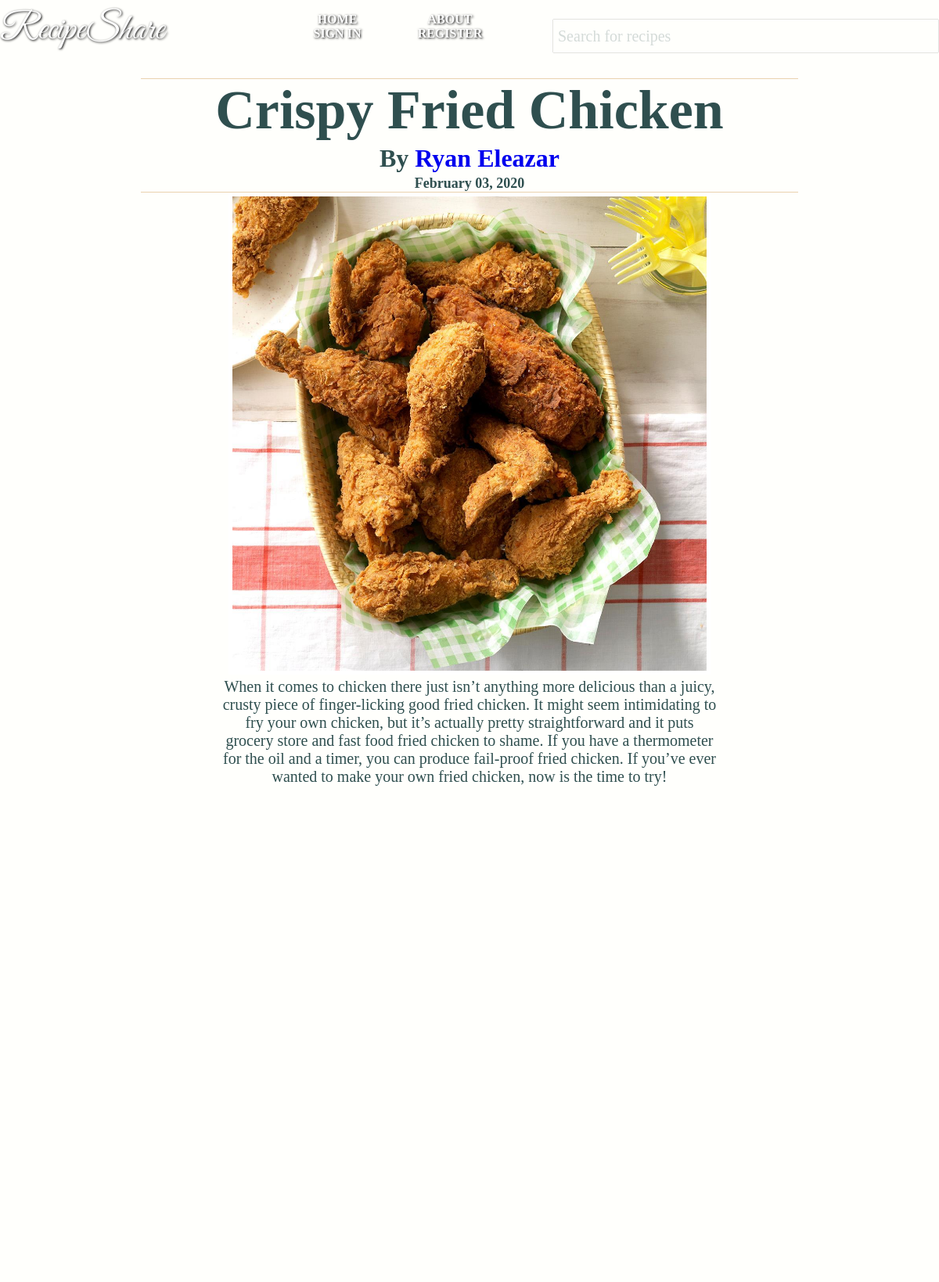
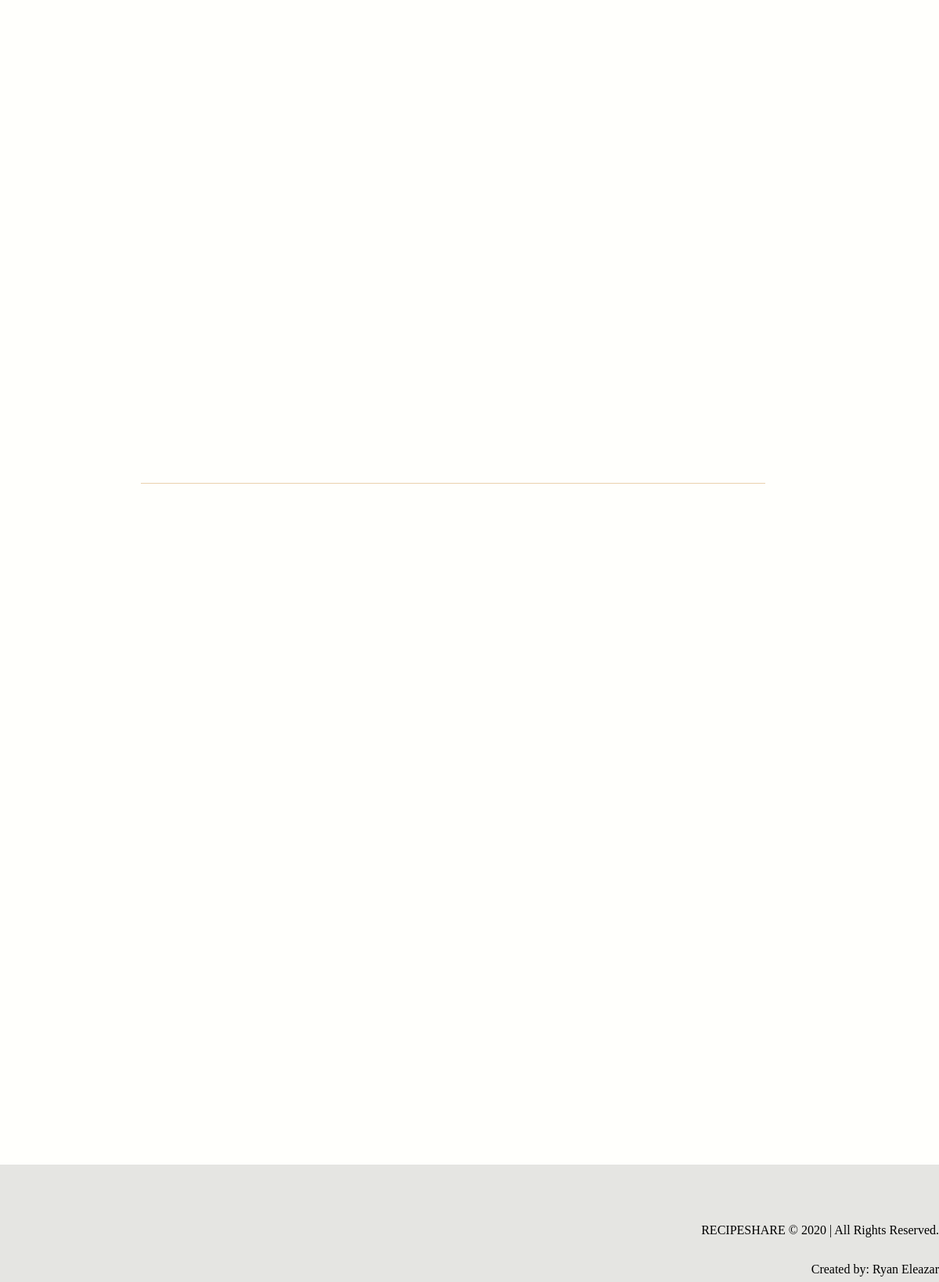
Page /article/2/Crispy Fried Chicken on the committed database (2 pictures, top to bottom).
### tables this page shows
CREATE TABLE recipe(id INTEGER  PRIMARY KEY, dishname VARCHAR(100) NOT NULL, description TEXT NOT NULL, ingredients TEXT NOT NULL, directions TEXT NOT NULL, imagename VARCHAR(100) NOT NULL, author VARCHAR(100) NOT NULL, datetoday VARCHAR(100) NOT NULL);

CREATE TABLE user(id INTEGER  PRIMARY KEY, username VARCHAR(100) NOT NULL, password VARCHAR(100) NOT NULL, email VARCHAR(100) NOT NULL, firstname VARCHAR(100) NOT NULL, lastname VARCHAR(100) NOT NULL );

### application.py (the view, shortened to what this page needs)
@app.route('/article/<id>/<dishname>', methods=['POST', 'GET'])
@app.route('/')
def article(id,dishname):
    with sqlite3.connect('database.db') as conn:
        cur = conn.cursor()
        cur.execute("SELECT recipe.dishname, user.firstname, user.lastname, recipe.imagename, recipe.description, recipe.ingredients, recipe.directions,recipe.id,recipe.author,recipe.datetoday,user.username FROM recipe INNER JOIN user ON recipe.author = user.username WHERE recipe.id = ?", [id])
        recipe = cur.fetchall()
        cur = conn.cursor()
        cur.execute("SELECT user.firstname, user.lastname, comments.comments,comments.datetoday,user.username FROM user INNER JOIN comments ON user.username = comments.user WHERE comments.id = ?",[id])
        usercomment = cur.fetchall()
    return render_template('article.html', recipe=recipe, usercomment = usercomment)

### templates/article.html (shortened to what this page needs)
{% extends "layout.html" %}
{% block content %}
<section id = 'recipeshowcase'>
	{% for n in recipe %}
	<article class = 'dishnamesummarygroup'>
		<article id = 'dishnameshowcase'>
			<div class = 'container'>
				<h2>{{n[0]}}</h2>
			</div>
			<div class = 'container'>
				<h4>By <a href = {{ url_for("profile", username = n[10]) }}>{{n[1]}} {{n[2]}}</a></h4>
				<h5>{{n[9]}}</h5>
			</div>
		</article>
		<article id = 'pictureshowcase'>
			<div class = 'container'>
				<img src = "{{ url_for('static' , filename = 'images/recipeimages/' + n[3])}}" ><br>
			</div>
			<div class = 'container'>
				<p>{{n[4]}}</p>
			</div>
		</article>
	</article>
	<article id = 'dishnamesummarygroup2'>
				{% set ing = n[5].split('\n') %}
				{% set dir = n[6].split('\n') %}
	</article>
	{% endfor %}
</section>
{% endblock %}

### static/style.css (style rules this page uses)
html { padding: 0; margin: 0; width: 100%; height: 100%; min-height: 100vh; }
body { background-color: #FFFFFC; color: #2F4F4F; width: 100%; height: 100%; margin: 0; padding: 0; overflow: auto; font-size:100%; }
.container { width: 80%; margin: 0 auto; overflow: hidden; padding: 0; }
.container::placeholder { color:#2F4F4F; font-family: 'Palatino Linotype', 'Book Antiqua', Palatino, serif; }
a { text-decoration: none; }
img { max-width: 100%; max-height: 100%; }
#recipeshowcase { margin: auto; margin-top: 100px; width: 70%; overflow: hidden; position: relative; font-size: 13px; min-height: 1000px; height: auto; display: flex; flex-direction: column; font-family: 'Palatino Linotype', 'Book Antiqua', Palatino, serif; }
.dishnamesummarygroup { width: 100%; display:block; padding: 0; position: relative; text-align: center; justify-content: center; opacity: 0; transform: translateX(22px); transition: 1.6s all ease-in-out; }
#pictureshowcase { width: 95%; padding: 0; position: relative; align-items: center; object-fit: fill; margin: 10px auto; }
#pictureshowcase img { min-height: 300px; min-width: 300px; width: 95%; height: auto; align-self: center; position: relative; margin: 0; border:5px solid white; max-height: 700px; }
#pictureshowcase p { margin: 0; padding-top: 0; font-size: 20px; width: 100%; }
#dishnameshowcase { position: relative; padding: 0; width: 100%; text-align: center; position: relative; height: auto; border-top: 1px solid #ead1ae; border-bottom:1px solid #ead1ae; }
#dishnameshowcase h2 { padding: 0; margin: 0; font-weight: bold; padding-bottom: 0; margin-bottom: 0; font-size: 70px; text-align: center; }
#dishnameshowcase h4 { margin: 0; margin-top: 3px; padding-top: 0; font-size: 32px; width: 100%; text-align: center; }
#dishnameshowcase h5 { margin: 0; margin-top: 3px; padding-top: 0; font-size: 18px; width: 100%; text-align: center; }
#dishnamesummarygroup2 { width: 95%; display:inline-flex; padding: auto; position: relative; justify-content: center; margin-top: 50px; border-bottom:1px solid #ead1ae; padding-bottom: 40px; }
@media screen and (max-width: 1380px) { #pictureshowcase { margin: auto; height: auto; } }
@media screen and (max-width: 1380px) { #dishnameshowcase { margin: auto; height: auto; } }
@media screen and (max-width: 1380px) { #dishnamesummarygroup2 { display:block; } }

### rows in the picture
recipe: dishname "Crispy Fried Chicken", firstname "Ryan", lastname "Eleazar", datetoday "February 03, 2020", imagename (picture), description "When it comes to chicken there just isn’t anything more delicious than a juicy, crusty piece of finger-licking good fried chicken. It might seem intimidating to fry your own chicken, but it’s actually pretty straightforward and it puts grocery store and fast food fried chicken to shame. If you have a thermometer for the oil and a timer, you can produce fail-proof fried chicken. If you’ve ever wanted to make your own fried chicken, now is the time to try!"
